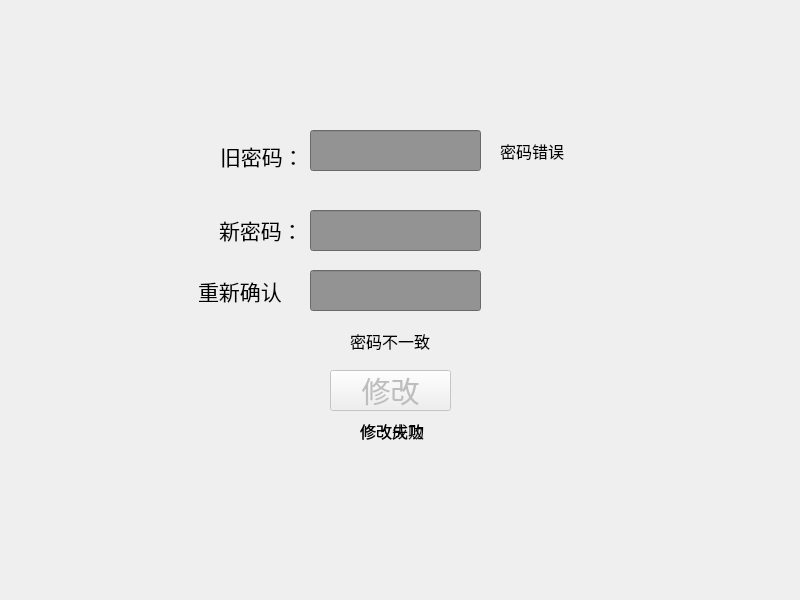
<?xml version="1.0" encoding="UTF-8"?>
<ui version="4.0">
 <class>username_buyer</class>
 <widget class="QWidget" name="username_buyer">
  <property name="geometry">
   <rect>
    <x>0</x>
    <y>0</y>
    <width>800</width>
    <height>600</height>
   </rect>
  </property>
  <property name="windowTitle">
   <string>Form</string>
  </property>
  <widget class="QLineEdit" name="oldPS">
   <property name="geometry">
    <rect>
     <x>310</x>
     <y>130</y>
     <width>171</width>
     <height>41</height>
    </rect>
   </property>
   <property name="font">
    <font>
     <family>Times New Roman</family>
     <pointsize>22</pointsize>
    </font>
   </property>
   <property name="styleSheet">
    <string notr="true">background-color: rgb(147, 147, 147);</string>
   </property>
   <property name="text">
    <string/>
   </property>
   <property name="echoMode">
    <enum>QLineEdit::Password</enum>
   </property>
  </widget>
  <widget class="QLineEdit" name="newPS">
   <property name="geometry">
    <rect>
     <x>310</x>
     <y>210</y>
     <width>171</width>
     <height>41</height>
    </rect>
   </property>
   <property name="font">
    <font>
     <family>Times New Roman</family>
     <pointsize>22</pointsize>
    </font>
   </property>
   <property name="styleSheet">
    <string notr="true">background-color: rgb(147, 147, 147);</string>
   </property>
   <property name="echoMode">
    <enum>QLineEdit::Password</enum>
   </property>
  </widget>
  <widget class="QLineEdit" name="newPS2">
   <property name="geometry">
    <rect>
     <x>310</x>
     <y>270</y>
     <width>171</width>
     <height>41</height>
    </rect>
   </property>
   <property name="font">
    <font>
     <family>Times New Roman</family>
     <pointsize>22</pointsize>
    </font>
   </property>
   <property name="styleSheet">
    <string notr="true">background-color: rgb(147, 147, 147);</string>
   </property>
   <property name="echoMode">
    <enum>QLineEdit::Password</enum>
   </property>
  </widget>
  <widget class="QPushButton" name="change">
   <property name="enabled">
    <bool>false</bool>
   </property>
   <property name="geometry">
    <rect>
     <x>330</x>
     <y>370</y>
     <width>121</width>
     <height>41</height>
    </rect>
   </property>
   <property name="font">
    <font>
     <family>Alibaba PuHuiTi</family>
     <pointsize>22</pointsize>
    </font>
   </property>
   <property name="text">
    <string>修改</string>
   </property>
  </widget>
  <widget class="QLabel" name="oldPSLabel">
   <property name="geometry">
    <rect>
     <x>220</x>
     <y>140</y>
     <width>91</width>
     <height>31</height>
    </rect>
   </property>
   <property name="font">
    <font>
     <family>宋体</family>
     <pointsize>16</pointsize>
    </font>
   </property>
   <property name="text">
    <string>旧密码：</string>
   </property>
  </widget>
  <widget class="QLabel" name="newPSLable">
   <property name="geometry">
    <rect>
     <x>219</x>
     <y>214</y>
     <width>91</width>
     <height>31</height>
    </rect>
   </property>
   <property name="font">
    <font>
     <family>宋体</family>
     <pointsize>16</pointsize>
    </font>
   </property>
   <property name="text">
    <string>新密码：</string>
   </property>
  </widget>
  <widget class="QLabel" name="newPSLable2">
   <property name="geometry">
    <rect>
     <x>198</x>
     <y>275</y>
     <width>91</width>
     <height>31</height>
    </rect>
   </property>
   <property name="font">
    <font>
     <family>宋体</family>
     <pointsize>16</pointsize>
    </font>
   </property>
   <property name="text">
    <string>重新确认：</string>
   </property>
  </widget>
  <widget class="QLabel" name="wrongPS">
   <property name="geometry">
    <rect>
     <x>500</x>
     <y>140</y>
     <width>71</width>
     <height>21</height>
    </rect>
   </property>
   <property name="font">
    <font>
     <family>宋体</family>
     <pointsize>12</pointsize>
    </font>
   </property>
   <property name="text">
    <string>密码错误</string>
   </property>
  </widget>
  <widget class="QLabel" name="differPS">
   <property name="geometry">
    <rect>
     <x>350</x>
     <y>330</y>
     <width>121</width>
     <height>21</height>
    </rect>
   </property>
   <property name="font">
    <font>
     <family>宋体</family>
     <pointsize>12</pointsize>
    </font>
   </property>
   <property name="text">
    <string>密码不一致</string>
   </property>
  </widget>
  <widget class="QLabel" name="changeSuccess">
   <property name="geometry">
    <rect>
     <x>360</x>
     <y>420</y>
     <width>121</width>
     <height>21</height>
    </rect>
   </property>
   <property name="font">
    <font>
     <family>宋体</family>
     <pointsize>12</pointsize>
    </font>
   </property>
   <property name="text">
    <string>修改成功</string>
   </property>
  </widget>
  <widget class="QLabel" name="changeFail">
   <property name="geometry">
    <rect>
     <x>360</x>
     <y>420</y>
     <width>121</width>
     <height>21</height>
    </rect>
   </property>
   <property name="font">
    <font>
     <family>宋体</family>
     <pointsize>12</pointsize>
    </font>
   </property>
   <property name="text">
    <string>修改失败</string>
   </property>
  </widget>
 </widget>
 <resources/>
 <connections/>
</ui>
